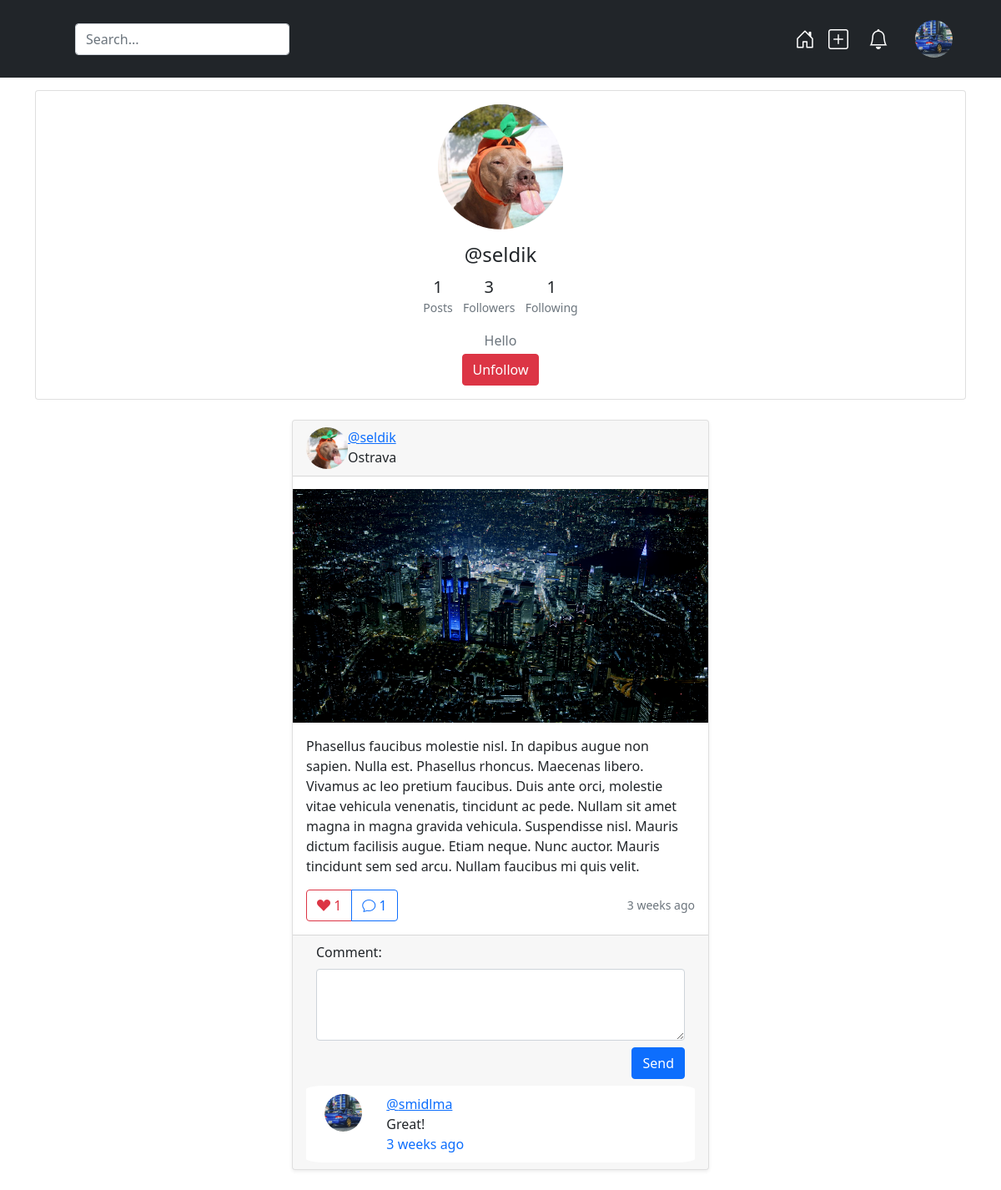
Screenshot of /profile/3/ with the database file from the repository.
### app/models.py (models this page shows, shortened)
class User(models.Model):
    username = models.CharField(max_length=30)
    email = models.CharField(max_length=50)
    password = models.CharField(max_length=255)
    avatar = models.ImageField(upload_to='images/')
    bio = models.TextField(blank=True, null=True)
    following = models.ManyToManyField(
        'self', related_name='followers', symmetrical=False, blank=True)
    created_at = models.DateTimeField(auto_now_add=True)
    def get_ordered_posts(self):
        return self.post_set.order_by('-created_at')

class Post(models.Model):
    user = models.ForeignKey(User, on_delete=models.CASCADE)
    image = models.ImageField(upload_to='images/')
    text = models.TextField()
    location = models.ForeignKey(
        Location, on_delete=models.SET_NULL, blank=True, null=True)
    created_at = models.DateTimeField(auto_now_add=True)
    def get_created_at(self):
        return humanize.naturaltime(self.created_at)

class Location(models.Model):
    name = models.CharField(max_length=50)
    def __str__(self):
        return f'{self.name}'

class Comment(models.Model):
    user = models.ForeignKey(User, on_delete=models.CASCADE)
    post = models.ForeignKey(Post, on_delete=models.CASCADE)
    text = models.TextField()
    created_at = models.DateTimeField(auto_now_add=True)
    def get_created_at(self):
        return humanize.naturaltime(self.created_at)

### app/views.py (the view)
# urls.py: path('profile/<int:user_id>/', views.profile, name='profile'),
def profile(req, user_id):
    user = get_object_or_404(User, pk=user_id)
    owner = False
    following = False
    if current_user == user:
        owner = True
    if current_user.following.filter(id__icontains=user_id):
        following = True
    liked = [i for i in Post.objects.all() if Like.objects.filter(
        user=current_user, post=i)]
    return render(req, 'app/profile.html', {'user': user, 'owner': owner, 'following': following, 'liked': liked, 'current_user': current_user,})

### templates/app/profile.html (shortened to what this page needs)
{% extends 'app/base.html' %} {% block title %} Profile {% endblock title %}
{% block body %}
<div class="card">
  <div class="card-body">
    <div class="d-flex flex-column align-items-center text-center">
      <img
        src="{{ user.avatar.url }}"
        alt="avatar"
        style="
          float: left;
          width: 150px;
          height: 150px;
          object-fit: cover;
          border-radius: 50%;
        "
      />
      <div class="mt-3">
        <h4>@{{user.username}}</h4>
        <ul class="list-inline pt-1">
            <li class="list-inline-item">
                <h5 class="font-weight-bold mb-0 d-block">{{user.post_set.count}}</h5><small class="text-muted"> Posts</small>
            </li>
            <li class="list-inline-item">
                <h5 class="font-weight-bold mb-0 d-block">{{user.followers.count}}</h5><small class="text-muted"> Followers</small>
            </li>
            <li class="list-inline-item">
                <h5 class="font-weight-bold mb-0 d-block">{{user.following.count}}</h5><small class="text-muted"> Following</small>
            </li>
        </ul>
        <p class="text-secondary mb-1">{{user.bio}}</p>
        {% if owner %} <a class="btn btn-primary" href="{%url 'profile_edit' %}">Edit Profile</a>
            {% else %}
            {% if following %}
                <button onclick="unfollow('{{user.id}}')" class="btn btn-danger">Unfollow</button>
            {% else %}
                <button onclick="follow('{{user.id}}')" class="btn btn-primary">Follow</button>
             {% endif %}
        {% endif %}
      </div>
    </div>
  </div>
</div>
<div class="pt-4"></div>
{% for post in user.get_ordered_posts %}
<div class="card shadow-sm" style="margin: auto; max-width: 500px">
  <div class="card-header">
    <img
      src="{{post.user.avatar.url}}"
      alt="avatar"
      style="
        float: left;
        width: 50px;
        height: 50px;
        object-fit: cover;
        border-radius: 50%;
      "
    />
    <span>
      <div>
        <a href="http://127.0.0.1:8000/profile/{{post.user.id}}"
          >@{{post.user.username}}</a
        >
      </div>
      <div>{{post.location}}</div>
    </span>
  </div>
  <img
    style="
      float: left;
      width: 100%;
      height: auto;
      object-fit: cover;
      align-self: center;
      padding-top: 15px;
    "
    src="{{post.image.url}}"
    alt="alt"
  />
  <div class="card-body">
    <p class="card-text">{{post.text}}</p>
    <div class="d-flex justify-content-between align-items-center">
      <div class="btn-group" role="group" aria-label="Basic example">
        {% if post in liked %}
        <button onclick="unlike('{{post.id}}')" type="button" class="btn btn-outline-danger">
          <i class="bi bi-suit-heart-fill"></i> {{post.like_set.count}}
        </button>
        {% else %}
        <button onclick="like('{{post.id}}')" type="button" class="btn btn-outline-danger">
          <i class="bi bi-suit-heart"></i> {{post.like_set.count}}
        </button>
        {% endif %}
        <button type="button" class="btn btn-outline-primary">
          <i class="bi bi-chat"></i> {{post.comment_set.count}}
        </button>
      </div>
      <small class="text-muted">{{post.get_created_at}}</small>
    </div>
  </div>
  <div class="card-footer">
    <div class="container">
      <div class="row">
        <form action="{%url 'comment' post.id %}" method="POST"> {% csrf_token %}
            <label for="exampleFormControlTextarea1" class="form-label">Comment:</label>
            <textarea class="form-control" id="exampleFormControlTextarea1" rows="3" name="comment" required></textarea>
          <div class="pt-2"></div>
          <button type="submit" class="btn btn-primary" style="float: right">
            Send
          </button>
        </form>
      </div>
      <div class="pt-2"></div>
      {% for comment in post.comment_set.all %}
      <div
        class="row"
        style="background-color: white; padding: 10px; border-radius: 5%"
      >
        <div class="col-2">
          <img
            src="{{comment.user.avatar.url}}"
            alt="avatar"
            style="
              float: left;
              width: 45px;
              height: 45px;
              object-fit: cover;
              border-radius: 50%;
            "
          />
        </div>
        <div class="col-10">
            <div class="text-secondary">   <a href="{% url 'profile' comment.user.id %}"
                >@{{comment.user.username}}</a
              ></div>
          <div>{{comment.text}}</div>
          <div style="color:#0d6efd;">{{comment.get_created_at}}</div>
        </div>
      </div>
      {% endfor %}
    </div>
  </div>
</div>
<div class="pt-4"></div>
{% endfor %} {% endblock body %}

### templates/app/base.html (shortened to what this page needs)
<!DOCTYPE html>
<html lang="en">
  <head>
    <link
      href="https://cdn.jsdelivr.net/npm/bootstrap@5.0.0-beta3/dist/css/bootstrap.min.css"
      rel="stylesheet"
    />
    <link
      rel="stylesheet"
      href="https://cdn.jsdelivr.net/npm/bootstrap-icons@1.4.1/font/bootstrap-icons.css"
    />
  </head>
  <body>
    <header class="p-3 bg-dark text-white">
      <div class="container">
        <div
          class="d-flex flex-wrap align-items-center justify-content-center justify-content-lg-start"
        >
          <a
            href="/"
            class="d-flex align-items-center mb-2 mb-lg-0 text-white text-decoration-none"
          >
            <svg class="bi me-2" width="40" height="32">
              <use xlink:href="#bootstrap"></use>
            </svg>
          </a>
          <form
            id="search-form"
            class="col-12 col-lg-auto mb-3 mb-lg-0 me-lg-3"
          >
            <input
              type="search"
              class="form-control form-control-dark"
              placeholder="Search..."
              oninput="search(this.value)"
            />
          </form>
            <a href="{%url 'home_feed' %}" class="nav-link px-2 text-white"
              ><i style="color: white; font-size: 1.5rem;" class="bi bi-house-door"></i></a
            >
            <a href="{%url 'create_post' %}" class="nav-link px-2 text-white"
              ><i style="color: white; font-size: 1.5rem;" class="bi bi-plus-square"></i></a
            >
            <a href="{% url 'notifications' %}" class="nav-link">
             <i style="color: white; font-size: 1.5rem;" class="bi bi-bell"></i>
            </a>
            <a class="nav-link text-secondary" href="{% url 'profile' current_user.id %}"> <img
              src="{{current_user.avatar.url}}"
              alt="avatar"
              style="
                float: left;
                width: 45px;
                height: 45px;
                object-fit: cover;
                border-radius: 50%;
              "
            /></a>
        </div>
      </div>
    </header>
    <div class="container" style="padding-top: 15px">
      {% block body %} {% endblock %}
    </div>
  </body>
</html>

### templates/app/base.html (style rules this page uses)
#search-form { position: relative; }

### rows the page displays
User: avatar (picture)
User: avatar (picture), username "seldik", post_set.count "1", followers.count "3", following.count "1", bio "Hello"
Post: user.avatar (picture), user.username "seldik", location "Ostrava", image (picture), text "Phasellus faucibus molestie nisl. In dapibus augue non sapien. Nulla est. Phasellus rhoncus. Maecenas libero. Vivamus ac leo pretium faucibus. Duis ante orci, molestie vitae vehicula venenatis, tincidunt ac pede. Nullam sit amet magna in magna gravida vehicula. Suspendisse nisl. Mauris dictum facilisis augue. Etiam neque. Nunc auctor. Mauris tincidunt sem sed arcu. Nullam faucibus mi quis velit.", like_set.count "1", comment_set.count "1", get_created_at "3 weeks ago"
Comment: user.avatar (picture), user.username "smidlma", text "Great!", get_created_at "3 weeks ago"
